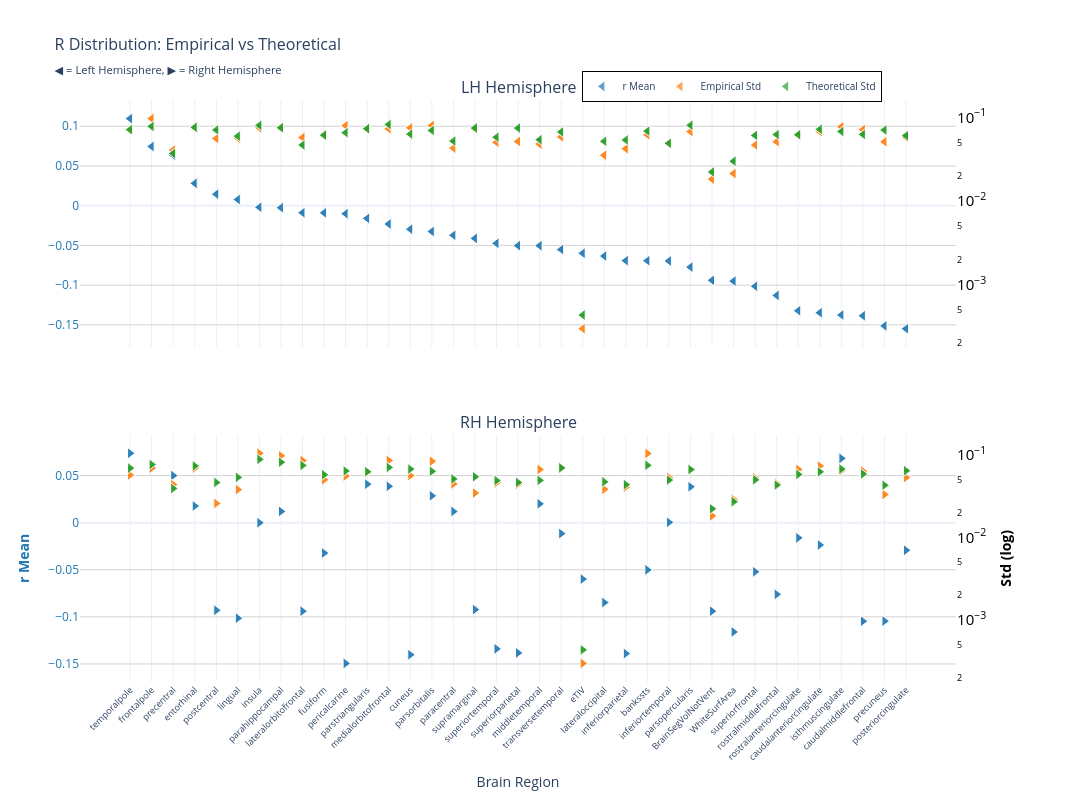
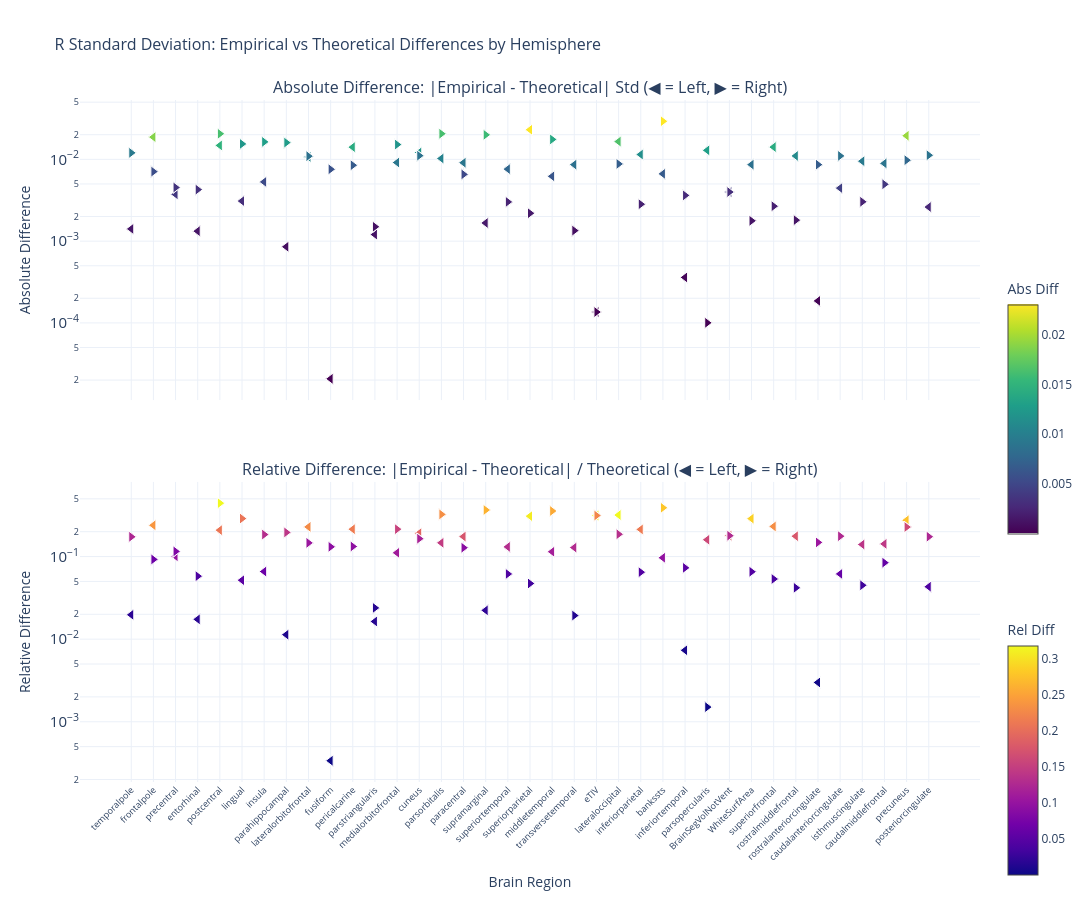

The code cell stored with these charts, in order, in its notebook:
### Markdown cell above
### F-statistic

### Code cell
nu_nav = df_npvr[(df_npvr["study"] == "longitudinal") & (df_npvr["group"] == "HC-PD")]
data_path = stats_dir / f"partial_correlation_longitudinal_{METRIC}.parquet"
df, stats = get_test_stats(
    data_path, stat_functions_F, nu_nav, hemisphere=True, study="longitudinal"
)
show_figure(stats, hemisphere=True, stat_name="r", study="longitudinal", metric=METRIC)

### Figure 1 — Plotly figure (JSON) as saved in the notebook; plotly's stock layout.template omitted (floating-point values rounded to 4 significant figures)
{"data": [{"hovertemplate": "<b>%{x}</b><br>Mean r: %{y:.2f}<br><extra></extra>", "legendgroup": "mean", "marker": {"color": "#1f77b4", "line": {"color": "white", "width": 1}, "opacity": 0.7, "size": 10, "symbol": "triangle-left"}, "mode": "markers", "name": "r Mean", "showlegend": true, "type": "scatter", "x": ["temporalpole", "temporalpole", "frontalpole", "frontalpole", "precentral", "precentral", "entorhinal", "entorhinal", "postcentral", "postcentral", "lingual", "lingual", "insula", "insula", "parahippocampal", "parahippocampal", "lateralorbitofrontal", "lateralorbitofrontal", "fusiform", "fusiform", "pericalcarine", "pericalcarine", "parstriangularis", "parstriangularis", "medialorbitofrontal", "medialorbitofrontal", "cuneus", "cuneus", "parsorbitalis", "parsorbitalis", "paracentral", "paracentral", "supramarginal", "supramarginal", "superiortemporal", "superiortemporal", "superiorparietal", "superiorparietal", "middletemporal", "middletemporal", "transversetemporal", "transversetemporal", "eTIV", "eTIV", "lateraloccipital", "lateraloccipital", "inferiorparietal", "inferiorparietal", "bankssts", "bankssts", "inferiortemporal", "inferiortemporal", "parsopercularis", "parsopercularis", "BrainSegVolNotVent", "BrainSegVolNotVent", "WhiteSurfArea", "WhiteSurfArea", "superiorfrontal", "superiorfrontal", "rostralmiddlefrontal", "rostralmiddlefrontal", "rostralanteriorcingulate", "rostralanteriorcingulate", "caudalanteriorcingulate", "caudalanteriorcingulate", "isthmuscingulate", "isthmuscingulate", "caudalmiddlefrontal", "caudalmiddlefrontal", "precuneus", "precuneus", "posteriorcingulate", "posteriorcingulate"], "xaxis": "x", "y": [0.1096, 0.1096, 0.07456, 0.07456, 0.06356, 0.06356, 0.02815, 0.02815, 0.01454, 0.01454, 0.007794, 0.007794, -0.001935, -0.001935, -0.002479, -0.002479, -0.008823, -0.008823, -0.008997, -0.008997, -0.01002, -0.01002, -0.01598, -0.01598, -0.02302, -0.02302, -0.02958, -0.02958, -0.0324, -0.0324, -0.03721, -0.03721, -0.04113, -0.04113, -0.04743, -0.04743, -0.05027, -0.05027, -0.05037, -0.05037, -0.05522, -0.05522, -0.05989, -0.05989, -0.06343, -0.06343, -0.06919, -0.06919, -0.06927, -0.06927, -0.06958, -0.06958, -0.07731, -0.07731, -0.09396, -0.09396, -0.09495, -0.09495, -0.1014, -0.1014, -0.113, -0.113, -0.1322, -0.1322, -0.1347, -0.1347, -0.1376, -0.1376, -0.1386, -0.1386, -0.1514, -0.1514, -0.1549, -0.1549], "yaxis": "y"}, {"hovertemplate": "<b>%{x}</b><br>Empirical Std: %{y:.3f}<br><extra></extra>", "legendgroup": "empirical", "marker": {"color": "#ff7f0e", "line": {"color": "white", "width": 1}, "opacity": 0.7, "size": 10, "symbol": "triangle-left"}, "mode": "markers", "name": "Empirical Std", "showlegend": true, "type": "scatter", "x": ["temporalpole", "temporalpole", "frontalpole", "frontalpole", "precentral", "precentral", "entorhinal", "entorhinal", "postcentral", "postcentral", "lingual", "lingual", "insula", "insula", "parahippocampal", "parahippocampal", "lateralorbitofrontal", "lateralorbitofrontal", "fusiform", "fusiform", "pericalcarine", "pericalcarine", "parstriangularis", "parstriangularis", "medialorbitofrontal", "medialorbitofrontal", "cuneus", "cuneus", "parsorbitalis", "parsorbitalis", "paracentral", "paracentral", "supramarginal", "supramarginal", "superiortemporal", "superiortemporal", "superiorparietal", "superiorparietal", "middletemporal", "middletemporal", "transversetemporal", "transversetemporal", "eTIV", "eTIV", "lateraloccipital", "lateraloccipital", "inferiorparietal", "inferiorparietal", "bankssts", "bankssts", "inferiortemporal", "inferiortemporal", "parsopercularis", "parsopercularis", "BrainSegVolNotVent", "BrainSegVolNotVent", "WhiteSurfArea", "WhiteSurfArea", "superiorfrontal", "superiorfrontal", "rostralmiddlefrontal", "rostralmiddlefrontal", "rostralanteriorcingulate", "rostralanteriorcingulate", "caudalanteriorcingulate", "caudalanteriorcingulate", "isthmuscingulate", "isthmuscingulate", "caudalmiddlefrontal", "caudalmiddlefrontal", "precuneus", "precuneus", "posteriorcingulate", "posteriorcingulate"], "xaxis": "x", "y": [0.07012, 0.07012, 0.09685, 0.09685, 0.04081, 0.04081, 0.07491, 0.07491, 0.05609, 0.05609, 0.05666, 0.05666, 0.07511, 0.07511, 0.07615, 0.07615, 0.05753, 0.05753, 0.06148, 0.06148, 0.07983, 0.07983, 0.07231, 0.07231, 0.07321, 0.07321, 0.07528, 0.07528, 0.0801, 0.0801, 0.04302, 0.04302, 0.073, 0.073, 0.0504, 0.0504, 0.05159, 0.05159, 0.048, 0.048, 0.05849, 0.05849, 0.000297, 0.000297, 0.03534, 0.03534, 0.0423, 0.0423, 0.06206, 0.06206, 0.04872, 0.04872, 0.06776, 0.06776, 0.01829, 0.01829, 0.02132, 0.02132, 0.04688, 0.04688, 0.05139, 0.05139, 0.06202, 0.06202, 0.06773, 0.06773, 0.07735, 0.07735, 0.07159, 0.07159, 0.0512, 0.0512, 0.05795, 0.05795], "yaxis": "y2"}, {"error_y": {"array": [0.001421, 0.001421, 0.001553, 0.001553, 0.0007367, 0.0007367, 0.001515, 0.001515, 0.001409, 0.001409, 0.001187, 0.001187, 0.001598, 0.001598, 0.001496, 0.001496, 0.0009305, 0.0009305, 0.001221, 0.001221, 0.001306, 0.001306, 0.001461, 0.001461, 0.001636, 0.001636, 0.001255, 0.001255, 0.001388, 0.001388, 0.001035, 0.001035, 0.001484, 0.001484, 0.001152, 0.001152, 0.001482, 0.001482, 0.001077, 0.001077, 0.001333, 0.001333, 8.6e-06, 8.6e-06, 0.00103, 0.00103, 0.001068, 0.001068, 0.001365, 0.001365, 0.0009753, 0.0009753, 0.001602, 0.001602, 0.0004426, 0.0004426, 0.0005949, 0.0005949, 0.001212, 0.001212, 0.00124, 0.00124, 0.001236, 0.001236, 0.001434, 0.001434, 0.001348, 0.001348, 0.001245, 0.001245, 0.001403, 0.001403, 0.001203, 0.001203], "arrayminus": [0.001393, 0.001393, 0.001522, 0.001522, 0.0007221, 0.0007221, 0.001485, 0.001485, 0.001381, 0.001381, 0.001164, 0.001164, 0.001566, 0.001566, 0.001466, 0.001466, 0.000912, 0.000912, 0.001197, 0.001197, 0.00128, 0.00128, 0.001432, 0.001432, 0.001604, 0.001604, 0.00123, 0.00123, 0.00136, 0.00136, 0.001015, 0.001015, 0.001454, 0.001454, 0.00113, 0.00113, 0.001453, 0.001453, 0.001056, 0.001056, 0.001307, 0.001307, 8.43e-06, 8.43e-06, 0.00101, 0.00101, 0.001047, 0.001047, 0.001338, 0.001338, 0.0009559, 0.0009559, 0.001571, 0.001571, 0.0004338, 0.0004338, 0.0005831, 0.0005831, 0.001188, 0.001188, 0.001215, 0.001215, 0.001211, 0.001211, 0.001406, 0.001406, 0.001321, 0.001321, 0.00122, 0.00122, 0.001376, 0.001376, 0.001179, 0.001179], "color": "#2ca02c", "thickness": 1, "type": "data", "visible": true, "width": 2}, "hovertemplate": "<b>%{x}</b><br>Theoretical Std: %{y:.3f}<br><extra></extra>", "legendgroup": "theoretical", "marker": {"color": "#2ca02c", "line": {"color": "white", "width": 1}, "opacity": 0.7, "size": 10, "symbol": "triangle-left"}, "mode": "markers", "name": "Theoretical Std", "showlegend": true, "type": "scatter", "x": ["temporalpole", "temporalpole", "frontalpole", "frontalpole", "precentral", "precentral", "entorhinal", "entorhinal", "postcentral", "postcentral", "lingual", "lingual", "insula", "insula", "parahippocampal", "parahippocampal", "lateralorbitofrontal", "lateralorbitofrontal", "fusiform", "fusiform", "pericalcarine", "pericalcarine", "parstriangularis", "parstriangularis", "medialorbitofrontal", "medialorbitofrontal", "cuneus", "cuneus", "parsorbitalis", "parsorbitalis", "paracentral", "paracentral", "supramarginal", "supramarginal", "superiortemporal", "superiortemporal", "superiorparietal", "superiorparietal", "middletemporal", "middletemporal", "transversetemporal", "transversetemporal", "eTIV", "eTIV", "lateraloccipital", "lateraloccipital", "inferiorparietal", "inferiorparietal", "bankssts", "bankssts", "inferiortemporal", "inferiortemporal", "parsopercularis", "parsopercularis", "BrainSegVolNotVent", "BrainSegVolNotVent", "WhiteSurfArea", "WhiteSurfArea", "superiorfrontal", "superiorfrontal", "rostralmiddlefrontal", "rostralmiddlefrontal", "rostralanteriorcingulate", "rostralanteriorcingulate", "caudalanteriorcingulate", "caudalanteriorcingulate", "isthmuscingulate", "isthmuscingulate", "caudalmiddlefrontal", "caudalmiddlefrontal", "precuneus", "precuneus", "posteriorcingulate", "posteriorcingulate"], "xaxis": "x", "y": [0.07154, 0.07154, 0.07815, 0.07815, 0.03708, 0.03708, 0.07623, 0.07623, 0.07089, 0.07089, 0.05975, 0.05975, 0.0804, 0.0804, 0.0753, 0.0753, 0.04683, 0.04683, 0.06146, 0.06146, 0.06573, 0.06573, 0.07351, 0.07351, 0.08236, 0.08236, 0.06316, 0.06316, 0.06985, 0.06985, 0.05211, 0.05211, 0.07467, 0.07467, 0.058, 0.058, 0.0746, 0.0746, 0.0542, 0.0542, 0.0671, 0.0671, 0.0004328, 0.0004328, 0.05184, 0.05184, 0.05375, 0.05375, 0.0687, 0.0687, 0.04908, 0.04908, 0.08065, 0.08065, 0.02227, 0.02227, 0.02994, 0.02994, 0.06101, 0.06101, 0.06239, 0.06239, 0.0622, 0.0622, 0.07218, 0.07218, 0.06785, 0.06785, 0.06267, 0.06267, 0.07064, 0.07064, 0.06056, 0.06056], "yaxis": "y2"}, {"hovertemplate": "<b>%{x}</b><br>Mean r: %{y:.2f}<br><extra></extra>", "legendgroup": "mean", "marker": {"color": "#1f77b4", "line": {"color": "white", "width": 1}, "opacity": 0.7, "size": 10, "symbol": "triangle-right"}, "mode": "markers", "name": "r Mean", "showlegend": false, "type": "scatter", "x": ["temporalpole", "temporalpole", "isthmuscingulate", "isthmuscingulate", "frontalpole", "frontalpole", "precentral", "precentral", "parstriangularis", "parstriangularis", "medialorbitofrontal", "medialorbitofrontal", "parsopercularis", "parsopercularis", "parsorbitalis", "parsorbitalis", "middletemporal", "middletemporal", "entorhinal", "entorhinal", "parahippocampal", "parahippocampal", "paracentral", "paracentral", "inferiortemporal", "inferiortemporal", "insula", "insula", "transversetemporal", "transversetemporal", "rostralanteriorcingulate", "rostralanteriorcingulate", "caudalanteriorcingulate", "caudalanteriorcingulate", "posteriorcingulate", "posteriorcingulate", "fusiform", "fusiform", "bankssts", "bankssts", "superiorfrontal", "superiorfrontal", "eTIV", "eTIV", "rostralmiddlefrontal", "rostralmiddlefrontal", "lateraloccipital", "lateraloccipital", "supramarginal", "supramarginal", "postcentral", "postcentral", "lateralorbitofrontal", "lateralorbitofrontal", "BrainSegVolNotVent", "BrainSegVolNotVent", "lingual", "lingual", "precuneus", "precuneus", "caudalmiddlefrontal", "caudalmiddlefrontal", "WhiteSurfArea", "WhiteSurfArea", "superiortemporal", "superiortemporal", "superiorparietal", "superiorparietal", "inferiorparietal", "inferiorparietal", "cuneus", "cuneus", "pericalcarine", "pericalcarine"], "xaxis": "x2", "y": [0.07372, 0.07372, 0.06831, 0.06831, 0.05755, 0.05755, 0.05001, 0.05001, 0.04091, 0.04091, 0.03862, 0.03862, 0.03815, 0.03815, 0.02853, 0.02853, 0.02002, 0.02002, 0.01769, 0.01769, 0.01199, 0.01199, 0.01195, 0.01195, 0.0003813, 0.0003813, -2.163e-05, -2.163e-05, -0.01155, -0.01155, -0.0161, -0.0161, -0.02367, -0.02367, -0.02927, -0.02927, -0.03223, -0.03223, -0.05011, -0.05011, -0.05212, -0.05212, -0.05989, -0.05989, -0.07608, -0.07608, -0.08477, -0.08477, -0.09229, -0.09229, -0.09301, -0.09301, -0.09393, -0.09393, -0.09396, -0.09396, -0.1014, -0.1014, -0.1045, -0.1045, -0.1046, -0.1046, -0.116, -0.116, -0.134, -0.134, -0.1383, -0.1383, -0.139, -0.139, -0.1402, -0.1402, -0.1494, -0.1494], "yaxis": "y3"}, {"hovertemplate": "<b>%{x}</b><br>Empirical Std: %{y:.3f}<br><extra></extra>", "legendgroup": "empirical", "marker": {"color": "#ff7f0e", "line": {"color": "white", "width": 1}, "opacity": 0.7, "size": 10, "symbol": "triangle-right"}, "mode": "markers", "name": "Empirical Std", "showlegend": false, "type": "scatter", "x": ["temporalpole", "temporalpole", "isthmuscingulate", "isthmuscingulate", "frontalpole", "frontalpole", "precentral", "precentral", "parstriangularis", "parstriangularis", "medialorbitofrontal", "medialorbitofrontal", "parsopercularis", "parsopercularis", "parsorbitalis", "parsorbitalis", "middletemporal", "middletemporal", "entorhinal", "entorhinal", "parahippocampal", "parahippocampal", "paracentral", "paracentral", "inferiortemporal", "inferiortemporal", "insula", "insula", "transversetemporal", "transversetemporal", "rostralanteriorcingulate", "rostralanteriorcingulate", "caudalanteriorcingulate", "caudalanteriorcingulate", "posteriorcingulate", "posteriorcingulate", "fusiform", "fusiform", "bankssts", "bankssts", "superiorfrontal", "superiorfrontal", "eTIV", "eTIV", "rostralmiddlefrontal", "rostralmiddlefrontal", "lateraloccipital", "lateraloccipital", "supramarginal", "supramarginal", "postcentral", "postcentral", "lateralorbitofrontal", "lateralorbitofrontal", "BrainSegVolNotVent", "BrainSegVolNotVent", "lingual", "lingual", "precuneus", "precuneus", "caudalmiddlefrontal", "caudalmiddlefrontal", "WhiteSurfArea", "WhiteSurfArea", "superiortemporal", "superiortemporal", "superiorparietal", "superiorparietal", "inferiorparietal", "inferiorparietal", "cuneus", "cuneus", "pericalcarine", "pericalcarine"], "xaxis": "x2", "y": [0.05726, 0.05726, 0.06437, 0.06437, 0.06958, 0.06958, 0.04373, 0.04373, 0.06119, 0.06119, 0.08583, 0.08583, 0.06672, 0.06672, 0.08402, 0.08402, 0.06675, 0.06675, 0.0694, 0.0694, 0.09768, 0.09768, 0.04464, 0.04464, 0.05329, 0.05329, 0.1049, 0.1049, 0.07098, 0.07098, 0.06668, 0.06668, 0.07345, 0.07345, 0.05327, 0.05327, 0.05008, 0.05008, 0.1042, 0.1042, 0.05264, 0.05264, 0.000297, 0.000297, 0.04496, 0.04496, 0.03841, 0.03841, 0.0345, 0.0345, 0.02583, 0.02583, 0.08563, 0.08563, 0.01829, 0.01829, 0.03807, 0.03807, 0.03315, 0.03315, 0.06369, 0.06369, 0.02885, 0.02885, 0.04597, 0.04597, 0.04427, 0.04427, 0.04086, 0.04086, 0.05631, 0.05631, 0.05549, 0.05549], "yaxis": "y4"}, {"error_y": {"array": [0.001376, 0.001376, 0.001339, 0.001339, 0.001523, 0.001523, 0.0007789, 0.0007789, 0.001246, 0.001246, 0.001404, 0.001404, 0.001324, 0.001324, 0.001261, 0.001261, 0.0009781, 0.0009781, 0.001464, 0.001464, 0.001623, 0.001623, 0.001017, 0.001017, 0.0009869, 0.0009869, 0.001759, 0.001759, 0.001384, 0.001384, 0.001154, 0.001154, 0.00124, 0.00124, 0.001281, 0.001281, 0.001145, 0.001145, 0.001491, 0.001491, 0.0009928, 0.0009928, 8.6e-06, 8.6e-06, 0.0008574, 0.0008574, 0.0009378, 0.0009378, 0.001082, 0.001082, 0.0009212, 0.0009212, 0.001484, 0.001484, 0.0004426, 0.0004426, 0.001063, 0.001063, 0.0008528, 0.0008528, 0.001167, 0.001167, 0.000538, 0.000538, 0.0009734, 0.0009734, 0.0009231, 0.0009231, 0.0008679, 0.0008679, 0.001339, 0.001339, 0.001271, 0.001271], "arrayminus": [0.001349, 0.001349, 0.001313, 0.001313, 0.001493, 0.001493, 0.0007634, 0.0007634, 0.001221, 0.001221, 0.001376, 0.001376, 0.001298, 0.001298, 0.001236, 0.001236, 0.0009587, 0.0009587, 0.001435, 0.001435, 0.00159, 0.00159, 0.0009969, 0.0009969, 0.0009673, 0.0009673, 0.001724, 0.001724, 0.001356, 0.001356, 0.001131, 0.001131, 0.001216, 0.001216, 0.001256, 0.001256, 0.001123, 0.001123, 0.001461, 0.001461, 0.0009731, 0.0009731, 8.43e-06, 8.43e-06, 0.0008404, 0.0008404, 0.0009192, 0.0009192, 0.00106, 0.00106, 0.0009029, 0.0009029, 0.001455, 0.001455, 0.0004338, 0.0004338, 0.001042, 0.001042, 0.0008359, 0.0008359, 0.001144, 0.001144, 0.0005273, 0.0005273, 0.0009541, 0.0009541, 0.0009048, 0.0009048, 0.0008507, 0.0008507, 0.001313, 0.001313, 0.001246, 0.001246], "color": "#2ca02c", "thickness": 1, "type": "data", "visible": true, "width": 2}, "hovertemplate": "<b>%{x}</b><br>Theoretical Std: %{y:.3f}<br><extra></extra>", "legendgroup": "theoretical", "marker": {"color": "#2ca02c", "line": {"color": "white", "width": 1}, "opacity": 0.7, "size": 10, "symbol": "triangle-right"}, "mode": "markers", "name": "Theoretical Std", "showlegend": false, "type": "scatter", "x": ["temporalpole", "temporalpole", "isthmuscingulate", "isthmuscingulate", "frontalpole", "frontalpole", "precentral", "precentral", "parstriangularis", "parstriangularis", "medialorbitofrontal", "medialorbitofrontal", "parsopercularis", "parsopercularis", "parsorbitalis", "parsorbitalis", "middletemporal", "middletemporal", "entorhinal", "entorhinal", "parahippocampal", "parahippocampal", "paracentral", "paracentral", "inferiortemporal", "inferiortemporal", "insula", "insula", "transversetemporal", "transversetemporal", "rostralanteriorcingulate", "rostralanteriorcingulate", "caudalanteriorcingulate", "caudalanteriorcingulate", "posteriorcingulate", "posteriorcingulate", "fusiform", "fusiform", "bankssts", "bankssts", "superiorfrontal", "superiorfrontal", "eTIV", "eTIV", "rostralmiddlefrontal", "rostralmiddlefrontal", "lateraloccipital", "lateraloccipital", "supramarginal", "supramarginal", "postcentral", "postcentral", "lateralorbitofrontal", "lateralorbitofrontal", "BrainSegVolNotVent", "BrainSegVolNotVent", "lingual", "lingual", "precuneus", "precuneus", "caudalmiddlefrontal", "caudalmiddlefrontal", "WhiteSurfArea", "WhiteSurfArea", "superiortemporal", "superiortemporal", "superiorparietal", "superiorparietal", "inferiorparietal", "inferiorparietal", "cuneus", "cuneus", "pericalcarine", "pericalcarine"], "xaxis": "x2", "y": [0.06927, 0.06927, 0.0674, 0.0674, 0.07666, 0.07666, 0.0392, 0.0392, 0.06269, 0.06269, 0.07066, 0.07066, 0.06662, 0.06662, 0.06346, 0.06346, 0.04923, 0.04923, 0.07366, 0.07366, 0.08166, 0.08166, 0.05119, 0.05119, 0.04967, 0.04967, 0.08852, 0.08852, 0.06964, 0.06964, 0.05807, 0.05807, 0.06243, 0.06243, 0.06449, 0.06449, 0.05764, 0.05764, 0.07503, 0.07503, 0.04997, 0.04997, 0.0004328, 0.0004328, 0.04315, 0.04315, 0.0472, 0.0472, 0.05443, 0.05443, 0.04636, 0.04636, 0.07469, 0.07469, 0.02227, 0.02227, 0.0535, 0.0535, 0.04292, 0.04292, 0.05874, 0.05874, 0.02708, 0.02708, 0.04899, 0.04899, 0.04646, 0.04646, 0.04368, 0.04368, 0.0674, 0.0674, 0.06396, 0.06396], "yaxis": "y4"}], "layout": {"annotations": [{"font": {"size": 16}, "showarrow": false, "text": "LH Hemisphere", "x": 0.47, "xanchor": "center", "xref": "paper", "y": 1, "yanchor": "bottom", "yref": "paper"}, {"font": {"size": 16}, "showarrow": false, "text": "RH Hemisphere", "x": 0.47, "xanchor": "center", "xref": "paper", "y": 0.425, "yanchor": "bottom", "yref": "paper"}], "height": 800, "hovermode": "x", "legend": {"bgcolor": "rgba(255, 255, 255, 0.9)", "bordercolor": "black", "borderwidth": 1, "font": {"size": 10}, "orientation": "h", "x": 0.7, "xanchor": "center", "y": 1.05}, "title": {"font": {"size": 16}, "text": "R Distribution: Empirical vs Theoretical<br><sub>◀ = Left Hemisphere, ▶ = Right Hemisphere</sub>"}, "width": 1400, "xaxis": {"anchor": "y", "domain": [0, 0.94], "matches": "x2", "showticklabels": false}, "xaxis2": {"anchor": "y3", "domain": [0, 0.94], "tickangle": -45, "tickfont": {"size": 9}, "title": {"text": "Brain Region"}}, "yaxis": {"anchor": "x", "domain": [0.575, 1], "gridcolor": "lightgray", "showgrid": true, "tickfont": {"color": "#1f77b4"}, "title": {"font": {"color": "#1f77b4"}, "text": ""}}, "yaxis2": {"anchor": "x", "exponentformat": "power", "overlaying": "y", "showgrid": false, "side": "right", "tickfont": {"color": "black"}, "title": {"font": {"color": "black"}, "text": ""}, "type": "log"}, "yaxis3": {"anchor": "x2", "domain": [0, 0.425], "gridcolor": "lightgray", "showgrid": true, "tickfont": {"color": "#1f77b4"}, "title": {"font": {"color": "#1f77b4"}, "text": "<b>r Mean</b>"}}, "yaxis4": {"anchor": "x2", "exponentformat": "power", "overlaying": "y3", "showgrid": false, "side": "right", "tickfont": {"color": "black"}, "title": {"font": {"color": "black"}, "text": "<b>Std (log)</b>"}, "type": "log"}}}

### Figure 2 — Plotly figure (JSON) as saved in the notebook; plotly's stock layout.template omitted (floating-point values rounded to 4 significant figures)
{"data": [{"hovertemplate": "<b>%{x}</b><br>Hemisphere: %{text}<br>Abs Diff: %{y:.4f}<br><extra></extra>", "legendgroup": "abs_lh", "marker": {"color": [0.001411, 0.001411, 0.0187, 0.0187, 0.003738, 0.003738, 0.001325, 0.001325, 0.0148, 0.0148, 0.00309, 0.00309, 0.005297, 0.005297, 0.000853, 0.000853, 0.0107, 0.0107, 2.072e-05, 2.072e-05, 0.0141, 0.0141, 0.001204, 0.001204, 0.009146, 0.009146, 0.01212, 0.01212, 0.01024, 0.01024, 0.009091, 0.009091, 0.001667, 0.001667, 0.007595, 0.007595, 0.02301, 0.02301, 0.006199, 0.006199, 0.008615, 0.008615, 0.0001359, 0.0001359, 0.01649, 0.01649, 0.01145, 0.01145, 0.006645, 0.006645, 0.00036, 0.00036, 0.01289, 0.01289, 0.003984, 0.003984, 0.008615, 0.008615, 0.01412, 0.01412, 0.01101, 0.01101, 0.0001859, 0.0001859, 0.004449, 0.004449, 0.009497, 0.009497, 0.008925, 0.008925, 0.01944, 0.01944, 0.002611, 0.002611], "colorbar": {"len": 0.4, "title": {"text": "Abs Diff"}, "y": 0.75, "yanchor": "top"}, "colorscale": [[0, "#440154"], [0.1111, "#482878"], [0.2222, "#3e4989"], [0.3333, "#31688e"], [0.4444, "#26828e"], [0.5556, "#1f9e89"], [0.6667, "#35b779"], [0.7778, "#6ece58"], [0.8889, "#b5de2b"], [1, "#fde725"]], "line": {"color": "white", "width": 1}, "showscale": true, "size": 10, "symbol": "triangle-left"}, "mode": "markers", "name": "Absolute (lh)", "showlegend": false, "text": ["lh", "lh", "lh", "lh", "lh", "lh", "lh", "lh", "lh", "lh", "lh", "lh", "lh", "lh", "lh", "lh", "lh", "lh", "lh", "lh", "lh", "lh", "lh", "lh", "lh", "lh", "lh", "lh", "lh", "lh", "lh", "lh", "lh", "lh", "lh", "lh", "lh", "lh", "lh", "lh", "lh", "lh", "lh", "lh", "lh", "lh", "lh", "lh", "lh", "lh", "lh", "lh", "lh", "lh", "lh", "lh", "lh", "lh", "lh", "lh", "lh", "lh", "lh", "lh", "lh", "lh", "lh", "lh", "lh", "lh", "lh", "lh", "lh", "lh"], "type": "scatter", "x": ["temporalpole", "temporalpole", "frontalpole", "frontalpole", "precentral", "precentral", "entorhinal", "entorhinal", "postcentral", "postcentral", "lingual", "lingual", "insula", "insula", "parahippocampal", "parahippocampal", "lateralorbitofrontal", "lateralorbitofrontal", "fusiform", "fusiform", "pericalcarine", "pericalcarine", "parstriangularis", "parstriangularis", "medialorbitofrontal", "medialorbitofrontal", "cuneus", "cuneus", "parsorbitalis", "parsorbitalis", "paracentral", "paracentral", "supramarginal", "supramarginal", "superiortemporal", "superiortemporal", "superiorparietal", "superiorparietal", "middletemporal", "middletemporal", "transversetemporal", "transversetemporal", "eTIV", "eTIV", "lateraloccipital", "lateraloccipital", "inferiorparietal", "inferiorparietal", "bankssts", "bankssts", "inferiortemporal", "inferiortemporal", "parsopercularis", "parsopercularis", "BrainSegVolNotVent", "BrainSegVolNotVent", "WhiteSurfArea", "WhiteSurfArea", "superiorfrontal", "superiorfrontal", "rostralmiddlefrontal", "rostralmiddlefrontal", "rostralanteriorcingulate", "rostralanteriorcingulate", "caudalanteriorcingulate", "caudalanteriorcingulate", "isthmuscingulate", "isthmuscingulate", "caudalmiddlefrontal", "caudalmiddlefrontal", "precuneus", "precuneus", "posteriorcingulate", "posteriorcingulate"], "xaxis": "x", "y": [0.001411, 0.001411, 0.0187, 0.0187, 0.003738, 0.003738, 0.001325, 0.001325, 0.0148, 0.0148, 0.00309, 0.00309, 0.005297, 0.005297, 0.000853, 0.000853, 0.0107, 0.0107, 2.072e-05, 2.072e-05, 0.0141, 0.0141, 0.001204, 0.001204, 0.009146, 0.009146, 0.01212, 0.01212, 0.01024, 0.01024, 0.009091, 0.009091, 0.001667, 0.001667, 0.007595, 0.007595, 0.02301, 0.02301, 0.006199, 0.006199, 0.008615, 0.008615, 0.0001359, 0.0001359, 0.01649, 0.01649, 0.01145, 0.01145, 0.006645, 0.006645, 0.00036, 0.00036, 0.01289, 0.01289, 0.003984, 0.003984, 0.008615, 0.008615, 0.01412, 0.01412, 0.01101, 0.01101, 0.0001859, 0.0001859, 0.004449, 0.004449, 0.009497, 0.009497, 0.008925, 0.008925, 0.01944, 0.01944, 0.002611, 0.002611], "yaxis": "y"}, {"hovertemplate": "<b>%{x}</b><br>Hemisphere: %{text}<br>Rel Diff: %{y:.2%}<br><extra></extra>", "legendgroup": "rel_lh", "marker": {"color": [0.01972, 0.01972, 0.2392, 0.2392, 0.1008, 0.1008, 0.01738, 0.01738, 0.2088, 0.2088, 0.05172, 0.05172, 0.06588, 0.06588, 0.01133, 0.01133, 0.2285, 0.2285, 0.0003372, 0.0003372, 0.2145, 0.2145, 0.01637, 0.01637, 0.111, 0.111, 0.1919, 0.1919, 0.1467, 0.1467, 0.1745, 0.1745, 0.02233, 0.02233, 0.131, 0.131, 0.3085, 0.3085, 0.1144, 0.1144, 0.1284, 0.1284, 0.3139, 0.3139, 0.3182, 0.3182, 0.2131, 0.2131, 0.09672, 0.09672, 0.007334, 0.007334, 0.1598, 0.1598, 0.1789, 0.1789, 0.2878, 0.2878, 0.2315, 0.2315, 0.1764, 0.1764, 0.002989, 0.002989, 0.06163, 0.06163, 0.14, 0.14, 0.1424, 0.1424, 0.2752, 0.2752, 0.04312, 0.04312], "colorbar": {"len": 0.4, "title": {"text": "Rel Diff"}, "y": 0.25, "yanchor": "top"}, "colorscale": [[0, "#0d0887"], [0.1111, "#46039f"], [0.2222, "#7201a8"], [0.3333, "#9c179e"], [0.4444, "#bd3786"], [0.5556, "#d8576b"], [0.6667, "#ed7953"], [0.7778, "#fb9f3a"], [0.8889, "#fdca26"], [1, "#f0f921"]], "line": {"color": "white", "width": 1}, "showscale": true, "size": 10, "symbol": "triangle-left"}, "mode": "markers", "name": "Relative (lh)", "showlegend": false, "text": ["lh", "lh", "lh", "lh", "lh", "lh", "lh", "lh", "lh", "lh", "lh", "lh", "lh", "lh", "lh", "lh", "lh", "lh", "lh", "lh", "lh", "lh", "lh", "lh", "lh", "lh", "lh", "lh", "lh", "lh", "lh", "lh", "lh", "lh", "lh", "lh", "lh", "lh", "lh", "lh", "lh", "lh", "lh", "lh", "lh", "lh", "lh", "lh", "lh", "lh", "lh", "lh", "lh", "lh", "lh", "lh", "lh", "lh", "lh", "lh", "lh", "lh", "lh", "lh", "lh", "lh", "lh", "lh", "lh", "lh", "lh", "lh", "lh", "lh"], "type": "scatter", "x": ["temporalpole", "temporalpole", "frontalpole", "frontalpole", "precentral", "precentral", "entorhinal", "entorhinal", "postcentral", "postcentral", "lingual", "lingual", "insula", "insula", "parahippocampal", "parahippocampal", "lateralorbitofrontal", "lateralorbitofrontal", "fusiform", "fusiform", "pericalcarine", "pericalcarine", "parstriangularis", "parstriangularis", "medialorbitofrontal", "medialorbitofrontal", "cuneus", "cuneus", "parsorbitalis", "parsorbitalis", "paracentral", "paracentral", "supramarginal", "supramarginal", "superiortemporal", "superiortemporal", "superiorparietal", "superiorparietal", "middletemporal", "middletemporal", "transversetemporal", "transversetemporal", "eTIV", "eTIV", "lateraloccipital", "lateraloccipital", "inferiorparietal", "inferiorparietal", "bankssts", "bankssts", "inferiortemporal", "inferiortemporal", "parsopercularis", "parsopercularis", "BrainSegVolNotVent", "BrainSegVolNotVent", "WhiteSurfArea", "WhiteSurfArea", "superiorfrontal", "superiorfrontal", "rostralmiddlefrontal", "rostralmiddlefrontal", "rostralanteriorcingulate", "rostralanteriorcingulate", "caudalanteriorcingulate", "caudalanteriorcingulate", "isthmuscingulate", "isthmuscingulate", "caudalmiddlefrontal", "caudalmiddlefrontal", "precuneus", "precuneus", "posteriorcingulate", "posteriorcingulate"], "xaxis": "x2", "y": [0.01972, 0.01972, 0.2392, 0.2392, 0.1008, 0.1008, 0.01738, 0.01738, 0.2088, 0.2088, 0.05172, 0.05172, 0.06588, 0.06588, 0.01133, 0.01133, 0.2285, 0.2285, 0.0003372, 0.0003372, 0.2145, 0.2145, 0.01637, 0.01637, 0.111, 0.111, 0.1919, 0.1919, 0.1467, 0.1467, 0.1745, 0.1745, 0.02233, 0.02233, 0.131, 0.131, 0.3085, 0.3085, 0.1144, 0.1144, 0.1284, 0.1284, 0.3139, 0.3139, 0.3182, 0.3182, 0.2131, 0.2131, 0.09672, 0.09672, 0.007334, 0.007334, 0.1598, 0.1598, 0.1789, 0.1789, 0.2878, 0.2878, 0.2315, 0.2315, 0.1764, 0.1764, 0.002989, 0.002989, 0.06163, 0.06163, 0.14, 0.14, 0.1424, 0.1424, 0.2752, 0.2752, 0.04312, 0.04312], "yaxis": "y2"}, {"hovertemplate": "<b>%{x}</b><br>Hemisphere: %{text}<br>Abs Diff: %{y:.4f}<br><extra></extra>", "legendgroup": "abs_rh", "marker": {"color": [0.01201, 0.01201, 0.003026, 0.003026, 0.00708, 0.00708, 0.004527, 0.004527, 0.001498, 0.001498, 0.01516, 0.01516, 0.0001003, 0.0001003, 0.02056, 0.02056, 0.01752, 0.01752, 0.004265, 0.004265, 0.01601, 0.01601, 0.006547, 0.006547, 0.003626, 0.003626, 0.01635, 0.01635, 0.001345, 0.001345, 0.008613, 0.008613, 0.01102, 0.01102, 0.01122, 0.01122, 0.007559, 0.007559, 0.02922, 0.02922, 0.002673, 0.002673, 0.0001359, 0.0001359, 0.001806, 0.001806, 0.00879, 0.00879, 0.01993, 0.01993, 0.02054, 0.02054, 0.01094, 0.01094, 0.003984, 0.003984, 0.01543, 0.01543, 0.009768, 0.009768, 0.004954, 0.004954, 0.001773, 0.001773, 0.003017, 0.003017, 0.002193, 0.002193, 0.002826, 0.002826, 0.01109, 0.01109, 0.008471, 0.008471], "colorbar": {"len": 0.4, "title": {"text": "Abs Diff"}, "y": 0.75, "yanchor": "top"}, "colorscale": [[0, "#440154"], [0.1111, "#482878"], [0.2222, "#3e4989"], [0.3333, "#31688e"], [0.4444, "#26828e"], [0.5556, "#1f9e89"], [0.6667, "#35b779"], [0.7778, "#6ece58"], [0.8889, "#b5de2b"], [1, "#fde725"]], "line": {"color": "white", "width": 1}, "showscale": false, "size": 10, "symbol": "triangle-right"}, "mode": "markers", "name": "Absolute (rh)", "showlegend": false, "text": ["rh", "rh", "rh", "rh", "rh", "rh", "rh", "rh", "rh", "rh", "rh", "rh", "rh", "rh", "rh", "rh", "rh", "rh", "rh", "rh", "rh", "rh", "rh", "rh", "rh", "rh", "rh", "rh", "rh", "rh", "rh", "rh", "rh", "rh", "rh", "rh", "rh", "rh", "rh", "rh", "rh", "rh", "rh", "rh", "rh", "rh", "rh", "rh", "rh", "rh", "rh", "rh", "rh", "rh", "rh", "rh", "rh", "rh", "rh", "rh", "rh", "rh", "rh", "rh", "rh", "rh", "rh", "rh", "rh", "rh", "rh", "rh", "rh", "rh"], "type": "scatter", "x": ["temporalpole", "temporalpole", "isthmuscingulate", "isthmuscingulate", "frontalpole", "frontalpole", "precentral", "precentral", "parstriangularis", "parstriangularis", "medialorbitofrontal", "medialorbitofrontal", "parsopercularis", "parsopercularis", "parsorbitalis", "parsorbitalis", "middletemporal", "middletemporal", "entorhinal", "entorhinal", "parahippocampal", "parahippocampal", "paracentral", "paracentral", "inferiortemporal", "inferiortemporal", "insula", "insula", "transversetemporal", "transversetemporal", "rostralanteriorcingulate", "rostralanteriorcingulate", "caudalanteriorcingulate", "caudalanteriorcingulate", "posteriorcingulate", "posteriorcingulate", "fusiform", "fusiform", "bankssts", "bankssts", "superiorfrontal", "superiorfrontal", "eTIV", "eTIV", "rostralmiddlefrontal", "rostralmiddlefrontal", "lateraloccipital", "lateraloccipital", "supramarginal", "supramarginal", "postcentral", "postcentral", "lateralorbitofrontal", "lateralorbitofrontal", "BrainSegVolNotVent", "BrainSegVolNotVent", "lingual", "lingual", "precuneus", "precuneus", "caudalmiddlefrontal", "caudalmiddlefrontal", "WhiteSurfArea", "WhiteSurfArea", "superiortemporal", "superiortemporal", "superiorparietal", "superiorparietal", "inferiorparietal", "inferiorparietal", "cuneus", "cuneus", "pericalcarine", "pericalcarine"], "xaxis": "x", "y": [0.01201, 0.01201, 0.003026, 0.003026, 0.00708, 0.00708, 0.004527, 0.004527, 0.001498, 0.001498, 0.01516, 0.01516, 0.0001003, 0.0001003, 0.02056, 0.02056, 0.01752, 0.01752, 0.004265, 0.004265, 0.01601, 0.01601, 0.006547, 0.006547, 0.003626, 0.003626, 0.01635, 0.01635, 0.001345, 0.001345, 0.008613, 0.008613, 0.01102, 0.01102, 0.01122, 0.01122, 0.007559, 0.007559, 0.02922, 0.02922, 0.002673, 0.002673, 0.0001359, 0.0001359, 0.001806, 0.001806, 0.00879, 0.00879, 0.01993, 0.01993, 0.02054, 0.02054, 0.01094, 0.01094, 0.003984, 0.003984, 0.01543, 0.01543, 0.009768, 0.009768, 0.004954, 0.004954, 0.001773, 0.001773, 0.003017, 0.003017, 0.002193, 0.002193, 0.002826, 0.002826, 0.01109, 0.01109, 0.008471, 0.008471], "yaxis": "y"}, {"hovertemplate": "<b>%{x}</b><br>Hemisphere: %{text}<br>Rel Diff: %{y:.2%}<br><extra></extra>", "legendgroup": "rel_rh", "marker": {"color": [0.1733, 0.1733, 0.0449, 0.0449, 0.09237, 0.09237, 0.1155, 0.1155, 0.0239, 0.0239, 0.2146, 0.2146, 0.001505, 0.001505, 0.324, 0.324, 0.356, 0.356, 0.05789, 0.05789, 0.1961, 0.1961, 0.1279, 0.1279, 0.073, 0.073, 0.1847, 0.1847, 0.01931, 0.01931, 0.1483, 0.1483, 0.1765, 0.1765, 0.1739, 0.1739, 0.1311, 0.1311, 0.3895, 0.3895, 0.05349, 0.05349, 0.3139, 0.3139, 0.04185, 0.04185, 0.1862, 0.1862, 0.3662, 0.3662, 0.4429, 0.4429, 0.1464, 0.1464, 0.1789, 0.1789, 0.2885, 0.2885, 0.2276, 0.2276, 0.08434, 0.08434, 0.06548, 0.06548, 0.06159, 0.06159, 0.0472, 0.0472, 0.06471, 0.06471, 0.1646, 0.1646, 0.1324, 0.1324], "colorbar": {"len": 0.4, "title": {"text": "Rel Diff"}, "y": 0.25, "yanchor": "top"}, "colorscale": [[0, "#0d0887"], [0.1111, "#46039f"], [0.2222, "#7201a8"], [0.3333, "#9c179e"], [0.4444, "#bd3786"], [0.5556, "#d8576b"], [0.6667, "#ed7953"], [0.7778, "#fb9f3a"], [0.8889, "#fdca26"], [1, "#f0f921"]], "line": {"color": "white", "width": 1}, "showscale": false, "size": 10, "symbol": "triangle-right"}, "mode": "markers", "name": "Relative (rh)", "showlegend": false, "text": ["rh", "rh", "rh", "rh", "rh", "rh", "rh", "rh", "rh", "rh", "rh", "rh", "rh", "rh", "rh", "rh", "rh", "rh", "rh", "rh", "rh", "rh", "rh", "rh", "rh", "rh", "rh", "rh", "rh", "rh", "rh", "rh", "rh", "rh", "rh", "rh", "rh", "rh", "rh", "rh", "rh", "rh", "rh", "rh", "rh", "rh", "rh", "rh", "rh", "rh", "rh", "rh", "rh", "rh", "rh", "rh", "rh", "rh", "rh", "rh", "rh", "rh", "rh", "rh", "rh", "rh", "rh", "rh", "rh", "rh", "rh", "rh", "rh", "rh"], "type": "scatter", "x": ["temporalpole", "temporalpole", "isthmuscingulate", "isthmuscingulate", "frontalpole", "frontalpole", "precentral", "precentral", "parstriangularis", "parstriangularis", "medialorbitofrontal", "medialorbitofrontal", "parsopercularis", "parsopercularis", "parsorbitalis", "parsorbitalis", "middletemporal", "middletemporal", "entorhinal", "entorhinal", "parahippocampal", "parahippocampal", "paracentral", "paracentral", "inferiortemporal", "inferiortemporal", "insula", "insula", "transversetemporal", "transversetemporal", "rostralanteriorcingulate", "rostralanteriorcingulate", "caudalanteriorcingulate", "caudalanteriorcingulate", "posteriorcingulate", "posteriorcingulate", "fusiform", "fusiform", "bankssts", "bankssts", "superiorfrontal", "superiorfrontal", "eTIV", "eTIV", "rostralmiddlefrontal", "rostralmiddlefrontal", "lateraloccipital", "lateraloccipital", "supramarginal", "supramarginal", "postcentral", "postcentral", "lateralorbitofrontal", "lateralorbitofrontal", "BrainSegVolNotVent", "BrainSegVolNotVent", "lingual", "lingual", "precuneus", "precuneus", "caudalmiddlefrontal", "caudalmiddlefrontal", "WhiteSurfArea", "WhiteSurfArea", "superiortemporal", "superiortemporal", "superiorparietal", "superiorparietal", "inferiorparietal", "inferiorparietal", "cuneus", "cuneus", "pericalcarine", "pericalcarine"], "xaxis": "x2", "y": [0.1733, 0.1733, 0.0449, 0.0449, 0.09237, 0.09237, 0.1155, 0.1155, 0.0239, 0.0239, 0.2146, 0.2146, 0.001505, 0.001505, 0.324, 0.324, 0.356, 0.356, 0.05789, 0.05789, 0.1961, 0.1961, 0.1279, 0.1279, 0.073, 0.073, 0.1847, 0.1847, 0.01931, 0.01931, 0.1483, 0.1483, 0.1765, 0.1765, 0.1739, 0.1739, 0.1311, 0.1311, 0.3895, 0.3895, 0.05349, 0.05349, 0.3139, 0.3139, 0.04185, 0.04185, 0.1862, 0.1862, 0.3662, 0.3662, 0.4429, 0.4429, 0.1464, 0.1464, 0.1789, 0.1789, 0.2885, 0.2885, 0.2276, 0.2276, 0.08434, 0.08434, 0.06548, 0.06548, 0.06159, 0.06159, 0.0472, 0.0472, 0.06471, 0.06471, 0.1646, 0.1646, 0.1324, 0.1324], "yaxis": "y2"}], "layout": {"annotations": [{"font": {"size": 16}, "showarrow": false, "text": "Absolute Difference: |Empirical - Theoretical| Std (◀ = Left, ▶ = Right)", "x": 0.5, "xanchor": "center", "xref": "paper", "y": 1, "yanchor": "bottom", "yref": "paper"}, {"font": {"size": 16}, "showarrow": false, "text": "Relative Difference: |Empirical - Theoretical| / Theoretical (◀ = Left, ▶ = Right)", "x": 0.5, "xanchor": "center", "xref": "paper", "y": 0.44, "yanchor": "bottom", "yref": "paper"}], "height": 900, "hovermode": "x unified", "showlegend": false, "title": {"font": {"size": 16}, "text": "R Standard Deviation: Empirical vs Theoretical Differences by Hemisphere"}, "width": 1400, "xaxis": {"anchor": "y", "domain": [0, 1], "showticklabels": false}, "xaxis2": {"anchor": "y2", "domain": [0, 1], "tickangle": -45, "tickfont": {"size": 9}, "title": {"text": "Brain Region"}}, "yaxis": {"anchor": "x", "domain": [0.56, 1], "exponentformat": "power", "title": {"text": "Absolute Difference"}, "type": "log"}, "yaxis2": {"anchor": "x2", "domain": [0, 0.44], "exponentformat": "power", "title": {"text": "Relative Difference"}, "type": "log"}}}
